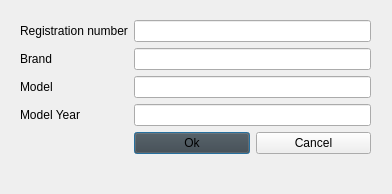
<?xml version="1.0" encoding="UTF-8"?>
<ui version="4.0">
 <class>DialogCars</class>
 <widget class="QDialog" name="DialogCars">
  <property name="windowModality">
   <enum>Qt::NonModal</enum>
  </property>
  <property name="geometry">
   <rect>
    <x>0</x>
    <y>0</y>
    <width>392</width>
    <height>194</height>
   </rect>
  </property>
  <property name="sizePolicy">
   <sizepolicy hsizetype="Preferred" vsizetype="Preferred">
    <horstretch>0</horstretch>
    <verstretch>0</verstretch>
   </sizepolicy>
  </property>
  <property name="windowTitle">
   <string>Car details</string>
  </property>
  <property name="sizeGripEnabled">
   <bool>false</bool>
  </property>
  <widget class="QWidget" name="formLayoutWidget">
   <property name="geometry">
    <rect>
     <x>20</x>
     <y>20</y>
     <width>351</width>
     <height>141</height>
    </rect>
   </property>
   <layout class="QFormLayout" name="formLayout">
    <item row="0" column="0">
     <layout class="QVBoxLayout" name="verticalLayout">
      <item>
       <widget class="QLabel" name="label">
        <property name="styleSheet">
         <string notr="true">font: 12pt &quot;Segoe UI&quot;;</string>
        </property>
        <property name="text">
         <string>Registration number</string>
        </property>
       </widget>
      </item>
      <item>
       <widget class="QLabel" name="label_3">
        <property name="styleSheet">
         <string notr="true">font: 12pt &quot;Segoe UI&quot;;</string>
        </property>
        <property name="text">
         <string>Brand</string>
        </property>
       </widget>
      </item>
      <item>
       <widget class="QLabel" name="label_4">
        <property name="styleSheet">
         <string notr="true">font: 12pt &quot;Segoe UI&quot;;</string>
        </property>
        <property name="text">
         <string>Model</string>
        </property>
       </widget>
      </item>
      <item>
       <widget class="QLabel" name="label_8">
        <property name="styleSheet">
         <string notr="true">font: 12pt &quot;Segoe UI&quot;;</string>
        </property>
        <property name="text">
         <string>Model Year</string>
        </property>
       </widget>
      </item>
     </layout>
    </item>
    <item row="0" column="1">
     <layout class="QVBoxLayout" name="verticalLayout_2">
      <item>
       <widget class="QLineEdit" name="lineEdit">
        <property name="cursor">
         <cursorShape>PointingHandCursor</cursorShape>
        </property>
       </widget>
      </item>
      <item>
       <widget class="QLineEdit" name="lineEdit_3">
        <property name="cursor">
         <cursorShape>PointingHandCursor</cursorShape>
        </property>
       </widget>
      </item>
      <item>
       <widget class="QLineEdit" name="lineEdit_4">
        <property name="cursor">
         <cursorShape>PointingHandCursor</cursorShape>
        </property>
       </widget>
      </item>
      <item>
       <widget class="QLineEdit" name="lineEdit_5">
        <property name="cursor">
         <cursorShape>PointingHandCursor</cursorShape>
        </property>
       </widget>
      </item>
     </layout>
    </item>
    <item row="1" column="1">
     <layout class="QHBoxLayout" name="horizontalLayout">
      <item>
       <widget class="QPushButton" name="pushButton_2">
        <property name="palette">
         <palette>
          <active>
           <colorrole role="Button">
            <brush brushstyle="SolidPattern">
             <color alpha="255">
              <red>77</red>
              <green>77</green>
              <blue>170</blue>
             </color>
            </brush>
           </colorrole>
          </active>
          <inactive>
           <colorrole role="Button">
            <brush brushstyle="SolidPattern">
             <color alpha="255">
              <red>64</red>
              <green>65</green>
              <blue>66</blue>
             </color>
            </brush>
           </colorrole>
          </inactive>
          <disabled>
           <colorrole role="Button">
            <brush brushstyle="SolidPattern">
             <color alpha="255">
              <red>77</red>
              <green>77</green>
              <blue>170</blue>
             </color>
            </brush>
           </colorrole>
          </disabled>
         </palette>
        </property>
        <property name="cursor">
         <cursorShape>PointingHandCursor</cursorShape>
        </property>
        <property name="autoFillBackground">
         <bool>false</bool>
        </property>
        <property name="text">
         <string>Ok</string>
        </property>
       </widget>
      </item>
      <item>
       <widget class="QPushButton" name="pushButton">
        <property name="cursor">
         <cursorShape>PointingHandCursor</cursorShape>
        </property>
        <property name="contextMenuPolicy">
         <enum>Qt::DefaultContextMenu</enum>
        </property>
        <property name="toolTip">
         <string/>
        </property>
        <property name="text">
         <string>Cancel</string>
        </property>
       </widget>
      </item>
     </layout>
    </item>
   </layout>
  </widget>
 </widget>
 <resources/>
 <connections/>
</ui>
